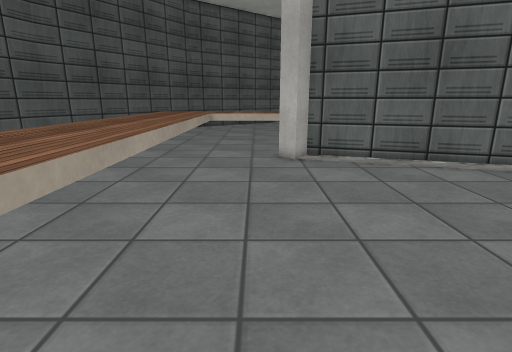
view 1 (above)

22 first-person views from a walk through a 3-D level made in the Unity game engine. The camera is 1.2 m above the floor, tilts 14° down and sees 80° across. The floor is counted in squares, 0.46 m on a side. Each view is taken from the middle of a square. On the plan, view 1 faces up. The plan holds only what a view shows up to about 20 squares ahead; the rest is blank. The place goes on beyond the plan. The player character is not drawn. Door leaves are left out, so doorways stand open. Surface patterns are stand-ins for the level's own textures.

view 2
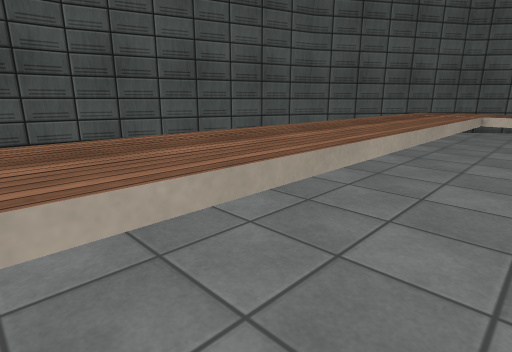

view 3
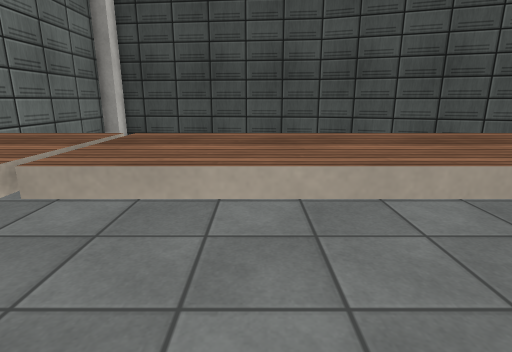

view 4
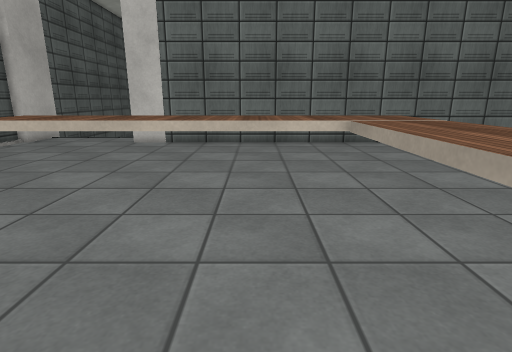

view 5
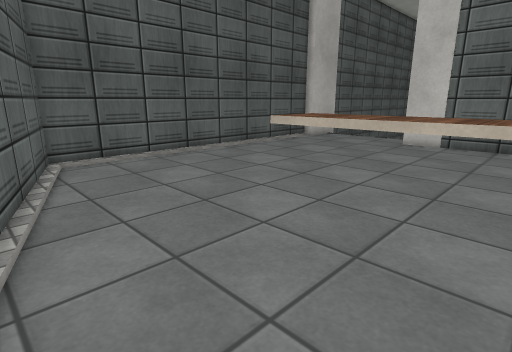

view 6
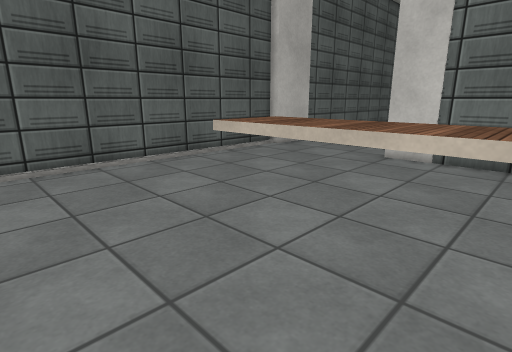

view 7
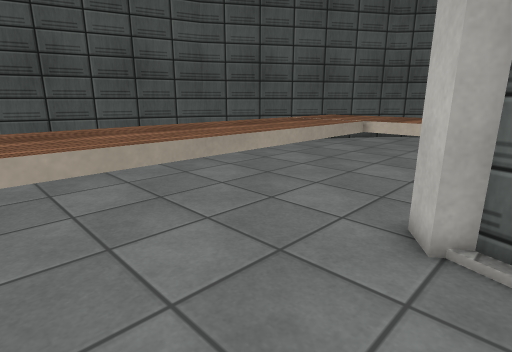

view 8
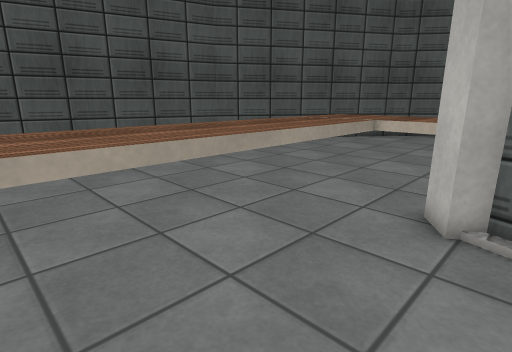

view 9
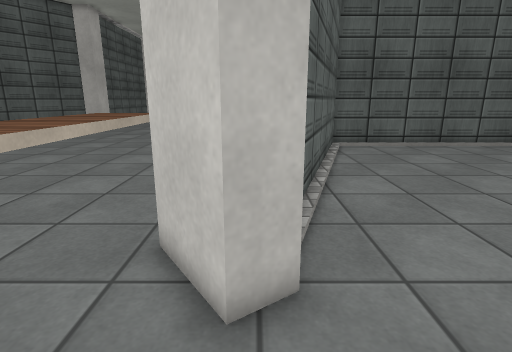

view 10
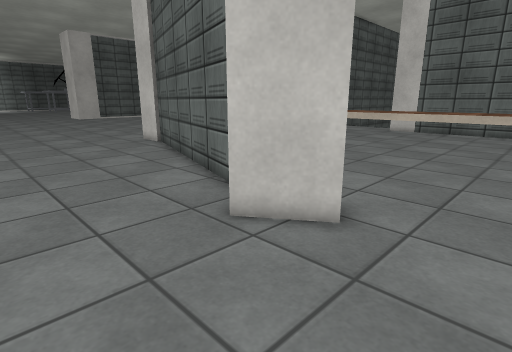

view 11
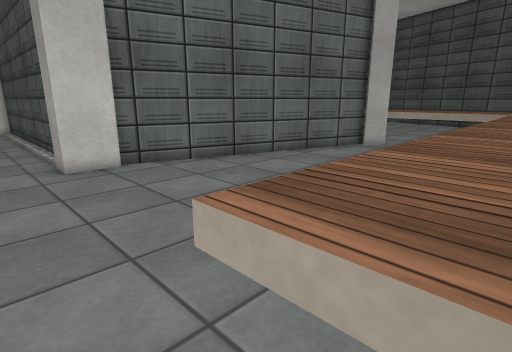

view 12
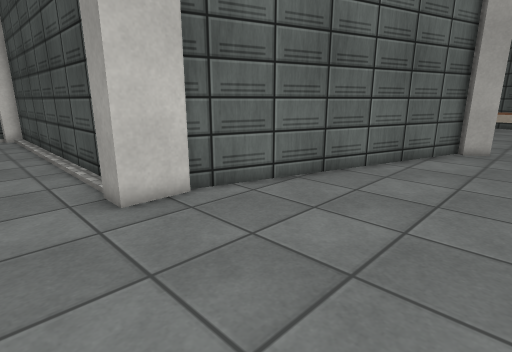

view 13
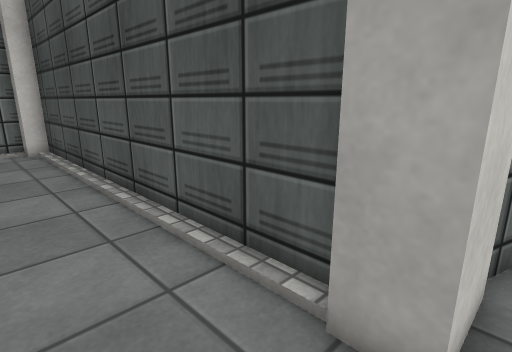

view 14
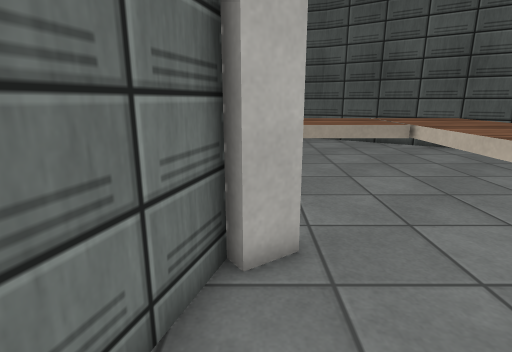

view 15
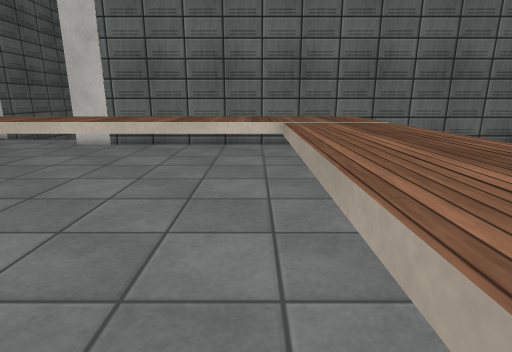

view 16
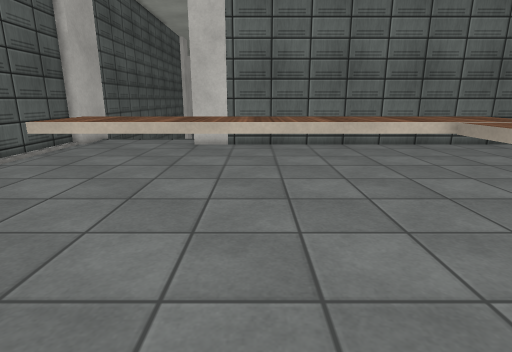

view 17
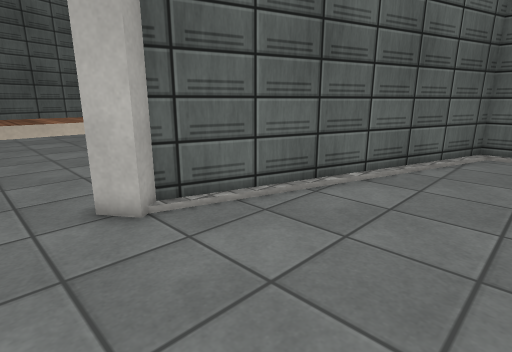

view 18
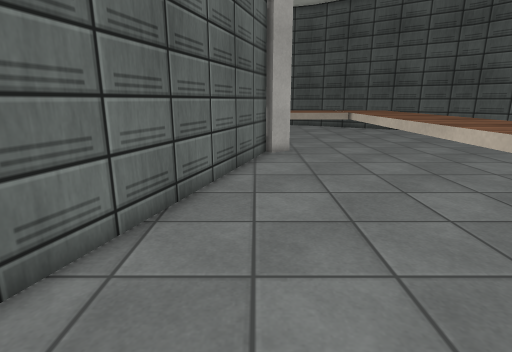

view 19
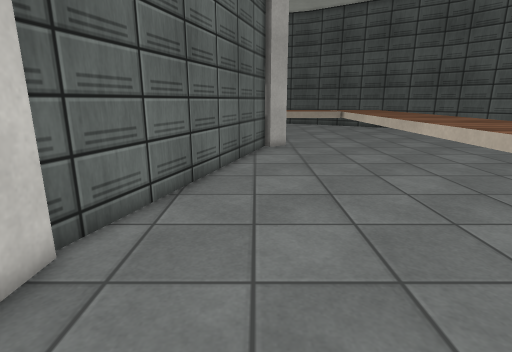

view 20
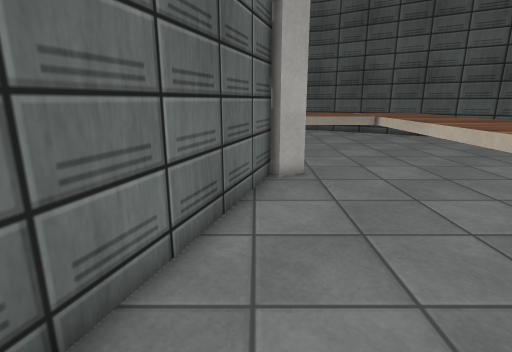

view 21
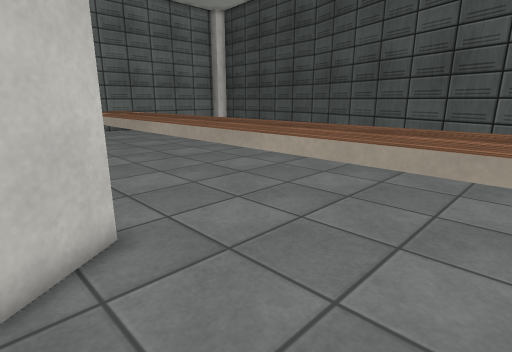

view 22
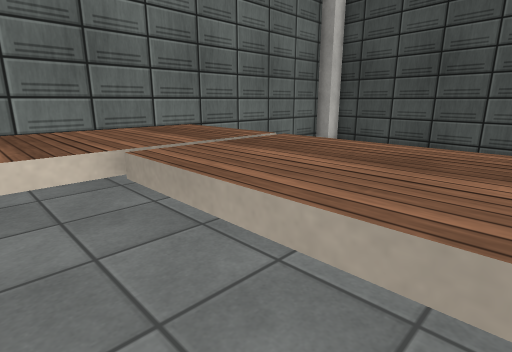

### Floor plan
Key: @ floor where view 1 was taken; # wall or solid block; . floor; ^ raised ledge.
Columns run from 19 left of view 1 to 21 right of it. Each row starts with its distance up from view 1.
 24         ##..^^^^^^^^^^^^^^^^  ^^^^^^ ^
 23         #...^^^^^^^^^^^^^^^^^^^^^^^^^^^..
 22        ##...^^^^^^^^^^^^^^^^^^^^^^^^^^^.
 21       ##....^^^^^^^^^^^^^^^^^^^^^^^^^^^.
 20       #.....^^^^^..................  ....
 19       #.....^^^^^................... ....
 18      ## ....^^^^^........................
 17      #    ..^^^^^........................
 16      #    ..^^^^^........................
 15     ##    ..^^^^^....###.................
 14     #     ..^^^^^....#####...............
 13     #     ..^^^^^......######............
 12    ##     ..^^^^^.........#######........
 11    #      ..^^^^^............#########...
 10    #      ..^^^^^...............######...
  9   ##      ..^^^^^..................# #..
  8   #       ..^^^^^..................# #...
  7   #        .^^^^^..................# #...
  6  ##        .^^^^^..................# #...
  5  #         .^^^^^..................# #...
  4  #         .^^^^^..................# #...
  3  #         .^^^^^..................# #...
  2  #          ^^^^^..................# #..
  1  #          ^^^^^..................# #..
  0  #          ^^^^^..@...............# #..
 -1  #          ^^^^^..................# #..
 -2  #          ^^^^^^^^^^^^^^^^^^^^^^.# #..
 -3 #           ^^^^^^^^^^^^^^^^^^^^^^.# #..
 -4 #          .^^^^^^^^^^^^^^^^^^^^^^.# #..
 -5 #          .^^^^^^^^^^^^^^^^^^^^^^.# #..
 -6 ##        ..^^^^^^^^^^^^^^^^^^^^^^.# #..
 -7  ############################.....## ##
 -8                              .....#
 -9                                   #

Where each view was taken, in squares from view 1:
view 1: 0 up, 0 right, facing up
view 2: 1 up, 0 right, facing up-left
view 3: 2 up, 1 right, facing left
view 4: 12 up, 1 right, facing down
view 5: 12 up, 2 right, facing down-right
view 6: 7 up, 3 right, facing down-right
view 7: 8 up, 3 right, facing up-left
view 8: 7 up, 3 right, facing up-left
view 9: 14 up, 2 left, facing right
view 10: 20 up, 2 left, facing down-right
view 11: 23 up, 21 right, facing down-left
view 12: 18 up, 21 right, facing down-left
view 13: 11 up, 21 right, facing down-left
view 14: 15 up, 8 right, facing left
view 15: 11 up, 2 left, facing down
view 16: 11 up, 5 right, facing down
view 17: 7 up, 1 left, facing up-right
view 18: 14 up, 19 right, facing left
view 19: 14 up, 21 right, facing left
view 20: 14 up, 14 right, facing left
view 21: 20 up, 3 right, facing down-left
view 22: 4 up, 1 left, facing down-left
